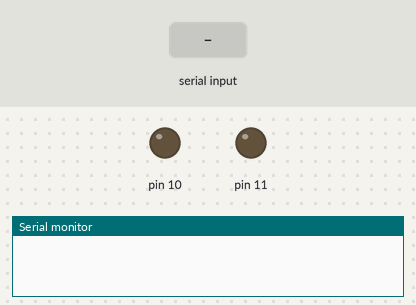
The sketch below on a simulated Arduino Uno, built with avr-gcc and run on an emulated ATmega328P. Shown: output pins drawn as LEDs (lit = HIGH), the last lines printed to the serial monitor. The inputs (shaded band) are chosen by the test bench.

Above: at 1.2 s.
1.3 s: "1" received over Serial
At 2.5 s:
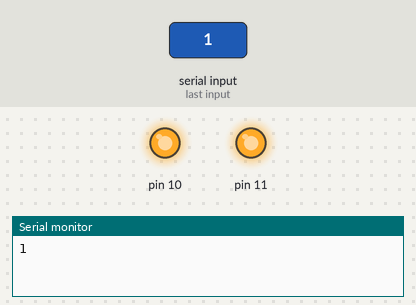
2.8 s: "0" received over Serial
At 3.8 s:
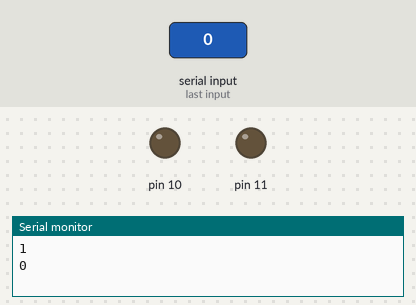
Timing chart, 0 to 5.8 s (numbered marks = the images above; inputs shaded):
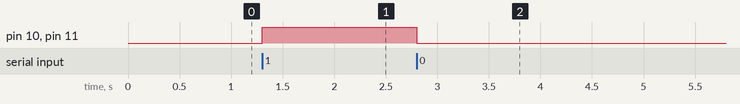

The sketch:

Arduino-Processing.ino
```cpp
char val;

// the setup function runs once when you press reset or power the board
void setup() {
  Serial.begin(9600);
  // initialize digital pin LED_BUILTIN as an output.
  pinMode(11, OUTPUT);
  pinMode(10, OUTPUT);
}

// the loop function runs over and over again forever
void loop() {
//  Serial.print(Serial.available());

  if (Serial.available())
  {
    val = Serial.read();
    Serial.println(val);

  }
  if (val == '1')
  {
    digitalWrite(10,HIGH);
    digitalWrite(11, HIGH);
  }
  if (val =='0')
  {
     digitalWrite(11, LOW);
     digitalWrite(10,LOW);
  }
}
```

Measured:
- after the input at 1.3 s, pin 10, pin 11: LOW → HIGH at once
- after the input at 2.8 s, pin 10, pin 11: HIGH → LOW at once
